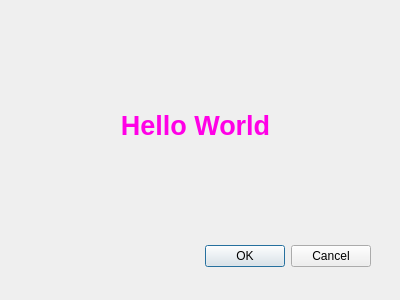
<?xml version="1.0" encoding="UTF-8"?>
<ui version="4.0">
 <class>Minhe_HelloWorld</class>
 <widget class="QDialog" name="Minhe_HelloWorld">
  <property name="windowModality">
   <enum>Qt::NonModal</enum>
  </property>
  <property name="geometry">
   <rect>
    <x>0</x>
    <y>0</y>
    <width>400</width>
    <height>300</height>
   </rect>
  </property>
  <property name="focusPolicy">
   <enum>Qt::NoFocus</enum>
  </property>
  <property name="windowTitle">
   <string>Mhe - HelloWorld</string>
  </property>
  <widget class="QDialogButtonBox" name="buttonBox">
   <property name="geometry">
    <rect>
     <x>30</x>
     <y>240</y>
     <width>341</width>
     <height>32</height>
    </rect>
   </property>
   <property name="orientation">
    <enum>Qt::Horizontal</enum>
   </property>
   <property name="standardButtons">
    <set>QDialogButtonBox::Cancel|QDialogButtonBox::Ok</set>
   </property>
  </widget>
  <widget class="QLabel" name="label">
   <property name="geometry">
    <rect>
     <x>80</x>
     <y>70</y>
     <width>231</width>
     <height>111</height>
    </rect>
   </property>
   <property name="text">
    <string>&lt;html&gt;&lt;head/&gt;&lt;body&gt;&lt;p align=&quot;center&quot;&gt;&lt;span style=&quot; font-size:20pt; font-weight:600; color:#ff00e6;&quot;&gt;Hello World&lt;/span&gt;&lt;/p&gt;&lt;/body&gt;&lt;/html&gt;</string>
   </property>
   <property name="alignment">
    <set>Qt::AlignCenter</set>
   </property>
  </widget>
 </widget>
 <resources/>
 <connections>
  <connection>
   <sender>buttonBox</sender>
   <signal>accepted()</signal>
   <receiver>Minhe_HelloWorld</receiver>
   <slot>accept()</slot>
   <hints>
    <hint type="sourcelabel">
     <x>248</x>
     <y>254</y>
    </hint>
    <hint type="destinationlabel">
     <x>157</x>
     <y>274</y>
    </hint>
   </hints>
  </connection>
  <connection>
   <sender>buttonBox</sender>
   <signal>rejected()</signal>
   <receiver>Minhe_HelloWorld</receiver>
   <slot>reject()</slot>
   <hints>
    <hint type="sourcelabel">
     <x>316</x>
     <y>260</y>
    </hint>
    <hint type="destinationlabel">
     <x>286</x>
     <y>274</y>
    </hint>
   </hints>
  </connection>
 </connections>
</ui>
